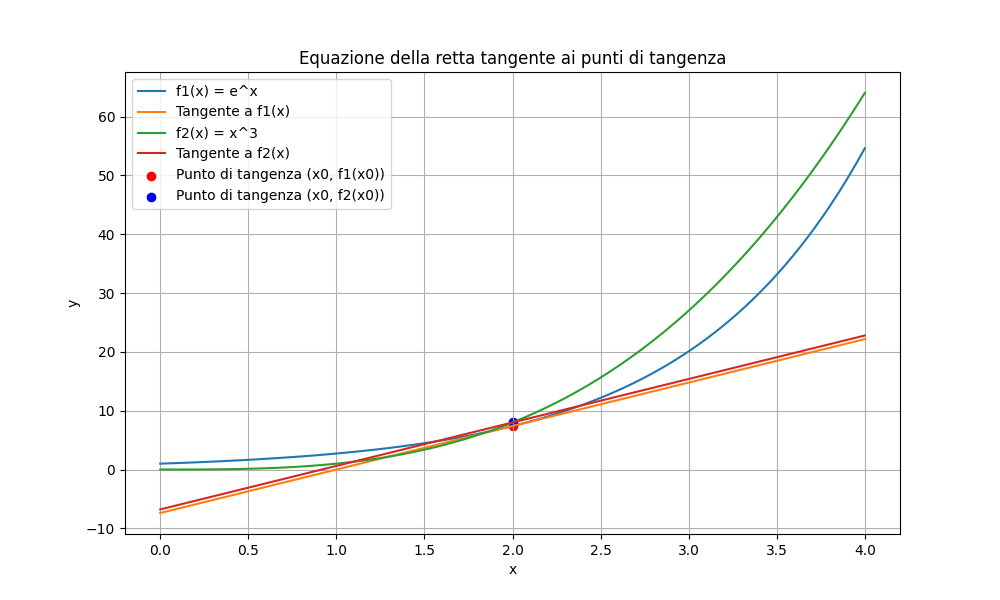

This chart was generated by the following Python code:
import numpy as np
import matplotlib.pyplot as plt

def f1(x):
    return np.exp(x)

def f2(x):
    return x**3

def tangent_line(f, x0):
    # Calcola la pendenza della retta tangente
    slope = f_prime(x0)

    # Calcola il termine noto dell'equazione della retta
    y_intercept = f(x0) - slope * x0

    # Restituisce la funzione della retta tangente
    return lambda x: slope * x + y_intercept

def f_prime(x):
    # Calcola la derivata della funzione f(x)
    return np.exp(x)  # Derivata di f1(x)

# Punto di ascissa x = 2
x0 = 2

# Funzione f1(x) e sua retta tangente
x_values = np.linspace(0, 4, 100)
y_values = f1(x_values)
tangent_f1 = tangent_line(f1, x0)
tangent_values_f1 = tangent_f1(x_values)

# Funzione f2(x) e sua retta tangente
y_values_f2 = f2(x_values)
tangent_f2 = tangent_line(f2, x0)
tangent_values_f2 = tangent_f2(x_values)

# Crea il grafico
plt.figure(figsize=(10, 6))
plt.plot(x_values, y_values, label='f1(x) = e^x')
plt.plot(x_values, tangent_values_f1, label='Tangente a f1(x)')
plt.plot(x_values, y_values_f2, label='f2(x) = x^3')
plt.plot(x_values, tangent_values_f2, label='Tangente a f2(x)')
plt.scatter(x0, f1(x0), color='red', label='Punto di tangenza (x0, f1(x0))')
plt.scatter(x0, f2(x0), color='blue', label='Punto di tangenza (x0, f2(x0))')
plt.xlabel('x')
plt.ylabel('y')
plt.title('Equazione della retta tangente ai punti di tangenza')
plt.legend()
plt.grid(True)
plt.show()
